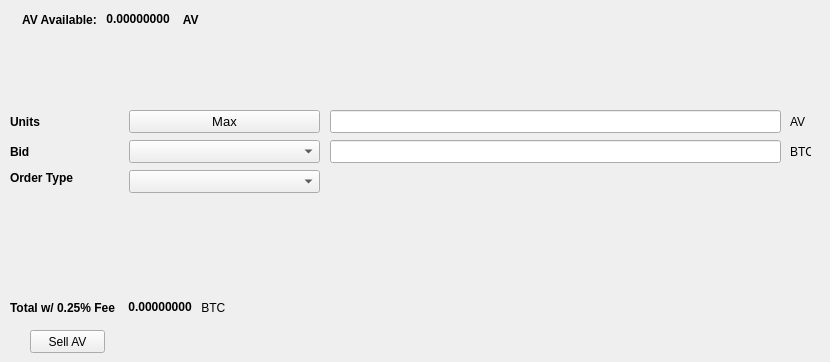
   <widget class="QWidget" name="SellTab">
    <attribute name="title">
     <string>Sell</string>
    </attribute>
    <widget class="QLabel" name="label_16">
     <property name="geometry">
      <rect>
       <x>790</x>
       <y>140</y>
       <width>21</width>
       <height>23</height>
      </rect>
     </property>
     <property name="text">
      <string>BTC</string>
     </property>
    </widget>
    <widget class="QComboBox" name="SellBidcomboBox">
     <property name="geometry">
      <rect>
       <x>129</x>
       <y>140</y>
       <width>191</width>
       <height>23</height>
      </rect>
     </property>
     <property name="font">
      <font>
       <pointsize>10</pointsize>
      </font>
     </property>
    </widget>
    <widget class="QLabel" name="label_18">
     <property name="geometry">
      <rect>
       <x>10</x>
       <y>110</y>
       <width>46</width>
       <height>23</height>
      </rect>
     </property>
     <property name="font">
      <font>
       <weight>75</weight>
       <bold>true</bold>
      </font>
     </property>
     <property name="text">
      <string>Units</string>
     </property>
    </widget>
    <widget class="QPushButton" name="Sell_Max_Amount">
     <property name="geometry">
      <rect>
       <x>129</x>
       <y>110</y>
       <width>191</width>
       <height>23</height>
      </rect>
     </property>
     <property name="font">
      <font>
       <pointsize>10</pointsize>
      </font>
     </property>
     <property name="text">
      <string>Max</string>
     </property>
    </widget>
    <widget class="QLabel" name="label_20">
     <property name="geometry">
      <rect>
       <x>10</x>
       <y>170</y>
       <width>71</width>
       <height>16</height>
      </rect>
     </property>
     <property name="font">
      <font>
       <weight>75</weight>
       <bold>true</bold>
      </font>
     </property>
     <property name="text">
      <string>Order Type</string>
     </property>
    </widget>
    <widget class="QComboBox" name="SellOrdertypeCombo">
     <property name="geometry">
      <rect>
       <x>129</x>
       <y>170</y>
       <width>191</width>
       <height>23</height>
      </rect>
     </property>
     <property name="font">
      <font>
       <pointsize>10</pointsize>
      </font>
     </property>
    </widget>
    <widget class="QLabel" name="label_21">
     <property name="geometry">
      <rect>
       <x>10</x>
       <y>140</y>
       <width>46</width>
       <height>23</height>
      </rect>
     </property>
     <property name="font">
      <font>
       <weight>75</weight>
       <bold>true</bold>
      </font>
     </property>
     <property name="text">
      <string>Bid</string>
     </property>
    </widget>
    <widget class="QLabel" name="label_22">
     <property name="geometry">
      <rect>
       <x>790</x>
       <y>110</y>
       <width>31</width>
       <height>23</height>
      </rect>
     </property>
     <property name="text">
      <string>AV</string>
     </property>
    </widget>
    <widget class="QLineEdit" name="UnitsInputAV">
     <property name="geometry">
      <rect>
       <x>330</x>
       <y>110</y>
       <width>451</width>
       <height>23</height>
      </rect>
     </property>
     <property name="font">
      <font>
       <pointsize>9</pointsize>
       <weight>75</weight>
       <bold>true</bold>
      </font>
     </property>
    </widget>
    <widget class="QLineEdit" name="SellBidPriceEdit">
     <property name="geometry">
      <rect>
       <x>330</x>
       <y>140</y>
       <width>451</width>
       <height>23</height>
      </rect>
     </property>
     <property name="font">
      <font>
       <pointsize>9</pointsize>
       <weight>75</weight>
       <bold>true</bold>
      </font>
     </property>
    </widget>
    <widget class="QPushButton" name="SellAVBTN">
     <property name="geometry">
      <rect>
       <x>30</x>
       <y>330</y>
       <width>75</width>
       <height>23</height>
      </rect>
     </property>
     <property name="text">
      <string>Sell AV</string>
     </property>
    </widget>
    <widget class="QWidget" name="layoutWidget">
     <property name="geometry">
      <rect>
       <x>22</x>
       <y>12</y>
       <width>200</width>
       <height>15</height>
      </rect>
     </property>
     <layout class="QHBoxLayout" name="horizontalLayout">
      <item>
       <widget class="QLabel" name="label232_2">
        <property name="font">
         <font>
          <weight>75</weight>
          <bold>true</bold>
         </font>
        </property>
        <property name="text">
         <string>AV Available:</string>
        </property>
       </widget>
      </item>
      <item>
       <widget class="QLabel" name="AVAvailableLabel">
        <property name="palette">
         <palette>
          <active>
           <colorrole role="WindowText">
            <brush brushstyle="SolidPattern">
             <color alpha="255">
              <red>0</red>
              <green>0</green>
              <blue>0</blue>
             </color>
            </brush>
           </colorrole>
           <colorrole role="Button">
            <brush brushstyle="SolidPattern">
             <color alpha="255">
              <red>0</red>
              <green>170</green>
              <blue>0</blue>
             </color>
            </brush>
           </colorrole>
           <colorrole role="Light">
            <brush brushstyle="SolidPattern">
             <color alpha="255">
              <red>0</red>
              <green>255</green>
              <blue>0</blue>
             </color>
            </brush>
           </colorrole>
           <colorrole role="Midlight">
            <brush brushstyle="SolidPattern">
             <color alpha="255">
              <red>0</red>
              <green>212</green>
              <blue>0</blue>
             </color>
            </brush>
           </colorrole>
           <colorrole role="Dark">
            <brush brushstyle="SolidPattern">
             <color alpha="255">
              <red>0</red>
              <green>85</green>
              <blue>0</blue>
             </color>
            </brush>
           </colorrole>
           <colorrole role="Mid">
            <brush brushstyle="SolidPattern">
             <color alpha="255">
              <red>0</red>
              <green>113</green>
              <blue>0</blue>
             </color>
            </brush>
           </colorrole>
           <colorrole role="Text">
            <brush brushstyle="SolidPattern">
             <color alpha="255">
              <red>0</red>
              <green>170</green>
              <blue>0</blue>
             </color>
            </brush>
           </colorrole>
           <colorrole role="BrightText">
            <brush brushstyle="SolidPattern">
             <color alpha="255">
              <red>255</red>
              <green>255</green>
              <blue>255</blue>
             </color>
            </brush>
           </colorrole>
           <colorrole role="ButtonText">
            <brush brushstyle="SolidPattern">
             <color alpha="255">
              <red>0</red>
              <green>0</green>
              <blue>0</blue>
             </color>
            </brush>
           </colorrole>
           <colorrole role="Base">
            <brush brushstyle="SolidPattern">
             <color alpha="255">
              <red>255</red>
              <green>255</green>
              <blue>255</blue>
             </color>
            </brush>
           </colorrole>
           <colorrole role="Window">
            <brush brushstyle="SolidPattern">
             <color alpha="255">
              <red>0</red>
              <green>170</green>
              <blue>0</blue>
             </color>
            </brush>
           </colorrole>
           <colorrole role="Shadow">
            <brush brushstyle="SolidPattern">
             <color alpha="255">
              <red>0</red>
              <green>0</green>
              <blue>0</blue>
             </color>
            </brush>
           </colorrole>
           <colorrole role="AlternateBase">
            <brush brushstyle="SolidPattern">
             <color alpha="255">
              <red>127</red>
              <green>212</green>
              <blue>127</blue>
             </color>
            </brush>
           </colorrole>
           <colorrole role="ToolTipBase">
            <brush brushstyle="SolidPattern">
             <color alpha="255">
              <red>255</red>
              <green>255</green>
              <blue>220</blue>
             </color>
            </brush>
           </colorrole>
           <colorrole role="ToolTipText">
            <brush brushstyle="SolidPattern">
             <color alpha="255">
              <red>0</red>
              <green>0</green>
              <blue>0</blue>
             </color>
            </brush>
           </colorrole>
          </active>
          <inactive>
           <colorrole role="WindowText">
            <brush brushstyle="SolidPattern">
             <color alpha="255">
              <red>0</red>
              <green>0</green>
              <blue>0</blue>
             </color>
            </brush>
           </colorrole>
           <colorrole role="Button">
            <brush brushstyle="SolidPattern">
             <color alpha="255">
              <red>0</red>
              <green>170</green>
              <blue>0</blue>
             </color>
            </brush>
           </colorrole>
           <colorrole role="Light">
            <brush brushstyle="SolidPattern">
             <color alpha="255">
              <red>0</red>
              <green>255</green>
              <blue>0</blue>
             </color>
            </brush>
           </colorrole>
           <colorrole role="Midlight">
            <brush brushstyle="SolidPattern">
             <color alpha="255">
              <red>0</red>
              <green>212</green>
              <blue>0</blue>
             </color>
            </brush>
           </colorrole>
           <colorrole role="Dark">
            <brush brushstyle="SolidPattern">
             <color alpha="255">
              <red>0</red>
              <green>85</green>
              <blue>0</blue>
             </color>
            </brush>
           </colorrole>
           <colorrole role="Mid">
            <brush brushstyle="SolidPattern">
             <color alpha="255">
              <red>0</red>
              <green>113</green>
              <blue>0</blue>
             </color>
            </brush>
           </colorrole>
           <colorrole role="Text">
            <brush brushstyle="SolidPattern">
             <color alpha="255">
              <red>0</red>
              <green>170</green>
              <blue>0</blue>
             </color>
            </brush>
           </colorrole>
           <colorrole role="BrightText">
            <brush brushstyle="SolidPattern">
             <color alpha="255">
              <red>255</red>
              <green>255</green>
              <blue>255</blue>
             </color>
            </brush>
           </colorrole>
           <colorrole role="ButtonText">
            <brush brushstyle="SolidPattern">
             <color alpha="255">
              <red>0</red>
              <green>0</green>
              <blue>0</blue>
             </color>
            </brush>
           </colorrole>
           <colorrole role="Base">
            <brush brushstyle="SolidPattern">
             <color alpha="255">
              <red>255</red>
              <green>255</green>
              <blue>255</blue>
             </color>
            </brush>
           </colorrole>
           <colorrole role="Window">
            <brush brushstyle="SolidPattern">
             <color alpha="255">
              <red>0</red>
              <green>170</green>
              <blue>0</blue>
             </color>
            </brush>
           </colorrole>
           <colorrole role="Shadow">
            <brush brushstyle="SolidPattern">
             <color alpha="255">
              <red>0</red>
              <green>0</green>
              <blue>0</blue>
             </color>
            </brush>
           </colorrole>
           <colorrole role="AlternateBase">
            <brush brushstyle="SolidPattern">
             <color alpha="255">
              <red>127</red>
              <green>212</green>
              <blue>127</blue>
             </color>
            </brush>
           </colorrole>
           <colorrole role="ToolTipBase">
            <brush brushstyle="SolidPattern">
             <color alpha="255">
              <red>255</red>
              <green>255</green>
              <blue>220</blue>
             </color>
            </brush>
           </colorrole>
           <colorrole role="ToolTipText">
            <brush brushstyle="SolidPattern">
             <color alpha="255">
              <red>0</red>
              <green>0</green>
              <blue>0</blue>
             </color>
            </brush>
           </colorrole>
          </inactive>
          <disabled>
           <colorrole role="WindowText">
            <brush brushstyle="SolidPattern">
             <color alpha="255">
              <red>0</red>
              <green>85</green>
              <blue>0</blue>
             </color>
            </brush>
           </colorrole>
           <colorrole role="Button">
            <brush brushstyle="SolidPattern">
             <color alpha="255">
              <red>0</red>
              <green>170</green>
              <blue>0</blue>
             </color>
            </brush>
           </colorrole>
           <colorrole role="Light">
            <brush brushstyle="SolidPattern">
             <color alpha="255">
              <red>0</red>
              <green>255</green>
              <blue>0</blue>
             </color>
            </brush>
           </colorrole>
           <colorrole role="Midlight">
            <brush brushstyle="SolidPattern">
             <color alpha="255">
              <red>0</red>
              <green>212</green>
              <blue>0</blue>
             </color>
            </brush>
           </colorrole>
           <colorrole role="Dark">
            <brush brushstyle="SolidPattern">
             <color alpha="255">
              <red>0</red>
              <green>85</green>
              <blue>0</blue>
             </color>
            </brush>
           </colorrole>
           <colorrole role="Mid">
            <brush brushstyle="SolidPattern">
             <color alpha="255">
              <red>0</red>
              <green>113</green>
              <blue>0</blue>
             </color>
            </brush>
           </colorrole>
           <colorrole role="Text">
            <brush brushstyle="SolidPattern">
             <color alpha="255">
              <red>0</red>
              <green>85</green>
              <blue>0</blue>
             </color>
            </brush>
           </colorrole>
           <colorrole role="BrightText">
            <brush brushstyle="SolidPattern">
             <color alpha="255">
              <red>255</red>
              <green>255</green>
              <blue>255</blue>
             </color>
            </brush>
           </colorrole>
           <colorrole role="ButtonText">
            <brush brushstyle="SolidPattern">
             <color alpha="255">
              <red>0</red>
              <green>85</green>
              <blue>0</blue>
             </color>
            </brush>
           </colorrole>
           <colorrole role="Base">
            <brush brushstyle="SolidPattern">
             <color alpha="255">
              <red>0</red>
              <green>170</green>
              <blue>0</blue>
             </color>
            </brush>
           </colorrole>
           <colorrole role="Window">
            <brush brushstyle="SolidPattern">
             <color alpha="255">
              <red>0</red>
              <green>170</green>
              <blue>0</blue>
             </color>
            </brush>
           </colorrole>
           <colorrole role="Shadow">
            <brush brushstyle="SolidPattern">
             <color alpha="255">
              <red>0</red>
              <green>0</green>
              <blue>0</blue>
             </color>
            </brush>
           </colorrole>
           <colorrole role="AlternateBase">
            <brush brushstyle="SolidPattern">
             <color alpha="255">
              <red>0</red>
              <green>170</green>
              <blue>0</blue>
             </color>
            </brush>
           </colorrole>
           <colorrole role="ToolTipBase">
            <brush brushstyle="SolidPattern">
             <color alpha="255">
              <red>255</red>
              <green>255</green>
              <blue>220</blue>
             </color>
            </brush>
           </colorrole>
           <colorrole role="ToolTipText">
            <brush brushstyle="SolidPattern">
             <color alpha="255">
              <red>0</red>
              <green>0</green>
              <blue>0</blue>
             </color>
            </brush>
           </colorrole>
          </disabled>
         </palette>
        </property>
        <property name="font">
         <font>
          <weight>75</weight>
          <bold>true</bold>
         </font>
        </property>
        <property name="text">
         <string> 0.00000000 </string>
        </property>
        <property name="textInteractionFlags">
         <set>Qt::LinksAccessibleByMouse|Qt::TextSelectableByKeyboard|Qt::TextSelectableByMouse</set>
        </property>
       </widget>
      </item>
      <item>
       <widget class="QLabel" name="labelAV">
        <property name="font">
         <font>
          <weight>75</weight>
          <bold>true</bold>
         </font>
        </property>
        <property name="text">
         <string> AV</string>
        </property>
       </widget>
      </item>
     </layout>
    </widget>
    <widget class="QWidget" name="layoutWidget">
     <property name="geometry">
      <rect>
       <x>10</x>
       <y>300</y>
       <width>218</width>
       <height>15</height>
      </rect>
     </property>
     <layout class="QHBoxLayout" name="horizontalLayout_2">
      <item>
       <widget class="QLabel" name="label_19">
        <property name="font">
         <font>
          <weight>75</weight>
          <bold>true</bold>
         </font>
        </property>
        <property name="text">
         <string>Total w/ 0.25% Fee </string>
        </property>
       </widget>
      </item>
      <item>
       <widget class="QLabel" name="SellCostLabel">
        <property name="palette">
         <palette>
          <active>
           <colorrole role="WindowText">
            <brush brushstyle="SolidPattern">
             <color alpha="255">
              <red>0</red>
              <green>0</green>
              <blue>0</blue>
             </color>
            </brush>
           </colorrole>
           <colorrole role="Button">
            <brush brushstyle="SolidPattern">
             <color alpha="255">
              <red>0</red>
              <green>170</green>
              <blue>0</blue>
             </color>
            </brush>
           </colorrole>
           <colorrole role="Light">
            <brush brushstyle="SolidPattern">
             <color alpha="255">
              <red>0</red>
              <green>255</green>
              <blue>0</blue>
             </color>
            </brush>
           </colorrole>
           <colorrole role="Midlight">
            <brush brushstyle="SolidPattern">
             <color alpha="255">
              <red>0</red>
              <green>212</green>
              <blue>0</blue>
             </color>
            </brush>
           </colorrole>
           <colorrole role="Dark">
            <brush brushstyle="SolidPattern">
             <color alpha="255">
              <red>0</red>
              <green>85</green>
              <blue>0</blue>
             </color>
            </brush>
           </colorrole>
           <colorrole role="Mid">
            <brush brushstyle="SolidPattern">
             <color alpha="255">
              <red>0</red>
              <green>113</green>
              <blue>0</blue>
             </color>
            </brush>
           </colorrole>
           <colorrole role="Text">
            <brush brushstyle="SolidPattern">
             <color alpha="255">
              <red>0</red>
              <green>170</green>
              <blue>0</blue>
             </color>
            </brush>
           </colorrole>
           <colorrole role="BrightText">
            <brush brushstyle="SolidPattern">
             <color alpha="255">
              <red>255</red>
              <green>255</green>
              <blue>255</blue>
             </color>
            </brush>
           </colorrole>
           <colorrole role="ButtonText">
            <brush brushstyle="SolidPattern">
             <color alpha="255">
              <red>0</red>
              <green>0</green>
              <blue>0</blue>
             </color>
            </brush>
           </colorrole>
           <colorrole role="Base">
            <brush brushstyle="SolidPattern">
             <color alpha="255">
              <red>255</red>
              <green>255</green>
              <blue>255</blue>
             </color>
            </brush>
           </colorrole>
           <colorrole role="Window">
            <brush brushstyle="SolidPattern">
             <color alpha="255">
              <red>0</red>
              <green>170</green>
              <blue>0</blue>
             </color>
            </brush>
           </colorrole>
           <colorrole role="Shadow">
            <brush brushstyle="SolidPattern">
             <color alpha="255">
              <red>0</red>
              <green>0</green>
              <blue>0</blue>
             </color>
            </brush>
           </colorrole>
           <colorrole role="AlternateBase">
            <brush brushstyle="SolidPattern">
             <color alpha="255">
              <red>127</red>
              <green>212</green>
              <blue>127</blue>
             </color>
            </brush>
           </colorrole>
           <colorrole role="ToolTipBase">
            <brush brushstyle="SolidPattern">
             <color alpha="255">
              <red>255</red>
              <green>255</green>
              <blue>220</blue>
             </color>
            </brush>
           </colorrole>
           <colorrole role="ToolTipText">
            <brush brushstyle="SolidPattern">
             <color alpha="255">
              <red>0</red>
              <green>0</green>
              <blue>0</blue>
             </color>
            </brush>
           </colorrole>
          </active>
          <inactive>
           <colorrole role="WindowText">
            <brush brushstyle="SolidPattern">
             <color alpha="255">
              <red>0</red>
              <green>0</green>
              <blue>0</blue>
             </color>
            </brush>
           </colorrole>
           <colorrole role="Button">
            <brush brushstyle="SolidPattern">
             <color alpha="255">
              <red>0</red>
              <green>170</green>
              <blue>0</blue>
             </color>
            </brush>
           </colorrole>
           <colorrole role="Light">
            <brush brushstyle="SolidPattern">
             <color alpha="255">
              <red>0</red>
              <green>255</green>
              <blue>0</blue>
             </color>
            </brush>
           </colorrole>
           <colorrole role="Midlight">
            <brush brushstyle="SolidPattern">
             <color alpha="255">
              <red>0</red>
              <green>212</green>
              <blue>0</blue>
             </color>
            </brush>
           </colorrole>
           <colorrole role="Dark">
            <brush brushstyle="SolidPattern">
             <color alpha="255">
              <red>0</red>
              <green>85</green>
              <blue>0</blue>
             </color>
            </brush>
           </colorrole>
           <colorrole role="Mid">
            <brush brushstyle="SolidPattern">
             <color alpha="255">
              <red>0</red>
              <green>113</green>
              <blue>0</blue>
             </color>
            </brush>
           </colorrole>
           <colorrole role="Text">
            <brush brushstyle="SolidPattern">
             <color alpha="255">
              <red>0</red>
              <green>170</green>
              <blue>0</blue>
             </color>
            </brush>
           </colorrole>
           <colorrole role="BrightText">
            <brush brushstyle="SolidPattern">
             <color alpha="255">
              <red>255</red>
              <green>255</green>
              <blue>255</blue>
             </color>
            </brush>
           </colorrole>
           <colorrole role="ButtonText">
            <brush brushstyle="SolidPattern">
             <color alpha="255">
              <red>0</red>
              <green>0</green>
              <blue>0</blue>
             </color>
            </brush>
           </colorrole>
           <colorrole role="Base">
            <brush brushstyle="SolidPattern">
             <color alpha="255">
              <red>255</red>
              <green>255</green>
              <blue>255</blue>
             </color>
            </brush>
           </colorrole>
           <colorrole role="Window">
            <brush brushstyle="SolidPattern">
             <color alpha="255">
              <red>0</red>
              <green>170</green>
              <blue>0</blue>
             </color>
            </brush>
           </colorrole>
           <colorrole role="Shadow">
            <brush brushstyle="SolidPattern">
             <color alpha="255">
              <red>0</red>
              <green>0</green>
              <blue>0</blue>
             </color>
            </brush>
           </colorrole>
           <colorrole role="AlternateBase">
            <brush brushstyle="SolidPattern">
             <color alpha="255">
              <red>127</red>
              <green>212</green>
              <blue>127</blue>
             </color>
            </brush>
           </colorrole>
           <colorrole role="ToolTipBase">
            <brush brushstyle="SolidPattern">
             <color alpha="255">
              <red>255</red>
              <green>255</green>
              <blue>220</blue>
             </color>
            </brush>
           </colorrole>
           <colorrole role="ToolTipText">
            <brush brushstyle="SolidPattern">
             <color alpha="255">
              <red>0</red>
              <green>0</green>
              <blue>0</blue>
             </color>
            </brush>
           </colorrole>
          </inactive>
          <disabled>
           <colorrole role="WindowText">
            <brush brushstyle="SolidPattern">
             <color alpha="255">
              <red>0</red>
              <green>85</green>
              <blue>0</blue>
             </color>
            </brush>
           </colorrole>
           <colorrole role="Button">
            <brush brushstyle="SolidPattern">
             <color alpha="255">
              <red>0</red>
              <green>170</green>
              <blue>0</blue>
             </color>
            </brush>
           </colorrole>
           <colorrole role="Light">
            <brush brushstyle="SolidPattern">
             <color alpha="255">
              <red>0</red>
              <green>255</green>
              <blue>0</blue>
             </color>
            </brush>
           </colorrole>
           <colorrole role="Midlight">
            <brush brushstyle="SolidPattern">
             <color alpha="255">
              <red>0</red>
              <green>212</green>
              <blue>0</blue>
             </color>
            </brush>
           </colorrole>
           <colorrole role="Dark">
            <brush brushstyle="SolidPattern">
             <color alpha="255">
              <red>0</red>
              <green>85</green>
              <blue>0</blue>
             </color>
            </brush>
           </colorrole>
           <colorrole role="Mid">
            <brush brushstyle="SolidPattern">
             <color alpha="255">
              <red>0</red>
              <green>113</green>
              <blue>0</blue>
             </color>
            </brush>
           </colorrole>
           <colorrole role="Text">
            <brush brushstyle="SolidPattern">
             <color alpha="255">
              <red>0</red>
              <green>85</green>
              <blue>0</blue>
             </color>
            </brush>
           </colorrole>
           <colorrole role="BrightText">
            <brush brushstyle="SolidPattern">
             <color alpha="255">
              <red>255</red>
              <green>255</green>
              <blue>255</blue>
             </color>
            </brush>
           </colorrole>
           <colorrole role="ButtonText">
            <brush brushstyle="SolidPattern">
             <color alpha="255">
              <red>0</red>
              <green>85</green>
              <blue>0</blue>
             </color>
            </brush>
           </colorrole>
           <colorrole role="Base">
            <brush brushstyle="SolidPattern">
             <color alpha="255">
              <red>0</red>
              <green>170</green>
              <blue>0</blue>
             </color>
            </brush>
           </colorrole>
           <colorrole role="Window">
            <brush brushstyle="SolidPattern">
             <color alpha="255">
              <red>0</red>
              <green>170</green>
              <blue>0</blue>
             </color>
            </brush>
           </colorrole>
           <colorrole role="Shadow">
            <brush brushstyle="SolidPattern">
             <color alpha="255">
              <red>0</red>
              <green>0</green>
              <blue>0</blue>
             </color>
            </brush>
           </colorrole>
           <colorrole role="AlternateBase">
            <brush brushstyle="SolidPattern">
             <color alpha="255">
              <red>0</red>
              <green>170</green>
              <blue>0</blue>
             </color>
            </brush>
           </colorrole>
           <colorrole role="ToolTipBase">
            <brush brushstyle="SolidPattern">
             <color alpha="255">
              <red>255</red>
              <green>255</green>
              <blue>220</blue>
             </color>
            </brush>
           </colorrole>
           <colorrole role="ToolTipText">
            <brush brushstyle="SolidPattern">
             <color alpha="255">
              <red>0</red>
              <green>0</green>
              <blue>0</blue>
             </color>
            </brush>
           </colorrole>
          </disabled>
         </palette>
        </property>
        <property name="font">
         <font>
          <weight>75</weight>
          <bold>true</bold>
         </font>
        </property>
        <property name="autoFillBackground">
         <bool>false</bool>
        </property>
        <property name="text">
         <string> 0.00000000</string>
        </property>
        <property name="textInteractionFlags">
         <set>Qt::LinksAccessibleByMouse|Qt::TextSelectableByMouse</set>
        </property>
       </widget>
      </item>
      <item>
       <widget class="QLabel" name="label_17">
        <property name="font">
         <font>
          <weight>50</weight>
          <bold>false</bold>
         </font>
        </property>
        <property name="text">
         <string> BTC</string>
        </property>
       </widget>
      </item>
     </layout>
    </widget>
   </widget>
